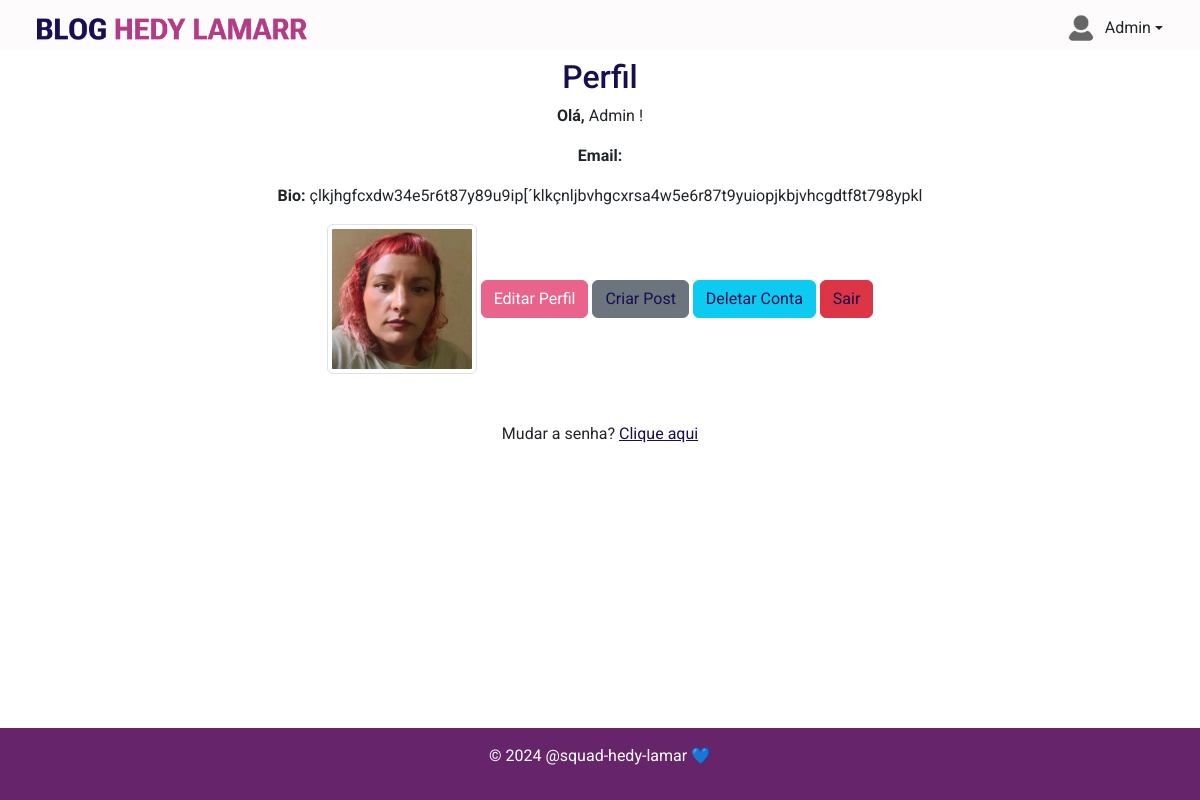
The app's page /profile/ (signed in) with its own data.
### blog/models.py (models this page shows, shortened)
class Profile(models.Model):
  user = models.OneToOneField(settings.AUTH_USER_MODEL, on_delete=models.CASCADE)
  bio = models.TextField()
  profile_pic = models.ImageField(upload_to="profile_pics/", null=True, blank=True)
  created_at = models.DateTimeField(auto_now_add=True)
  updated_at = models.DateTimeField(auto_now=True)

### blog/views.py (the view)
# urls.py: path('profile/', views.profile, name='profile'),
@login_required
def profile(request):
    profile = get_object_or_404(Profile, user=request.user)
    return render(request, 'users/profile.html', {'profile': profile})

### blog/templates/users/profile.html (shortened to what this page needs)
{% extends 'base.html' %}
{% load static %}
{% block content %}
<div class="container">
    <h2>Perfil</h2>
    <p><strong>Olá, </strong> {{ profile.user.username }} !</p>
    <p><strong>Email:</strong> {{ profile.user.email }}</p>
    <p><strong>Bio:</strong> {{ profile.bio }}</p>
    {% if profile.profile_pic %}
        <img src="{{ profile.profile_pic.url }}" alt="Foto de Perfil" class="img-thumbnail"
        style="width: 150px; height: 150px;">
    {% else %}
        <p>Sem foto de perfil</p>
    {% endif %}
    <a href="{% url 'edit_profile' %}" class="btn btn-primary">Editar Perfil</a>
    <a href="{% url 'create_post' %}" class="btn btn-secondary">Criar Post</a>
    <a href="{% url 'delete_user' %}" class="btn btn-info">Deletar Conta</a>
    <a href="{% url 'logout' %}" class="btn btn-danger">Sair</a>
</div>
<div class="container my-5"> Mudar a senha? <a href="{% url 'change_password' %}">Clique aqui</a></div>
{% endblock %}

### blog/templates/base.html (shortened to what this page needs)
<!DOCTYPE html>
<html lang="en">
<head>
    {% load static %}
    <link rel="stylesheet" href="{% static 'css/bootstrap.min.css' %}">
    <link rel="stylesheet" href="https://maxcdn.bootstrapcdn.com/font-awesome/4.7.0/css/font-awesome.min.css">
    <link rel="stylesheet" href="{% static 'css/styles.css' %}">
    <link rel="stylesheet" href="{% static 'css/list.css' %}">
    <link rel="stylesheet" href="{% static 'css/details.css' %}">
</head>
<body class="d-flex flex-column min-vh-100">
    <nav class="navbar navbar-expand-lg border-body navbar-blog" data-bs-theme="light">
        <div class="container-fluid">
            <a class="navbar-brand" href="/">
                <img src="{% static 'img/logo.png' %}" alt="Logo" class="d-inline-block align-text-top logo">
            </a>
            <div class="collapse navbar-collapse" id="navbarColor01">
                {% if user.is_authenticated %}
                <div class="flex-shrink-0 dropdown mb-1 ms-2">
                    <a href="{% url 'profile' %}" class="d-flex align-items-center link-dark text-decoration-none dropdown-toggle" data-bs-toggle="dropdown" aria-expanded="false">
                        <img src="{% static 'img/avatar.png' %}" alt="mdo" width="32" height="32" class="rounded-circle me-2">
                        <span>{{ user.username }}</span>
                    </a>
                </div>
                {% endif %}
            </div>
        </div>
    </nav>
    <header class="text-center">
    </header>
    <main class="flex-fill text-center">
        <div class="container mx-auto">
            {% block content %}
            {% endblock %}
        </div>
    </main>
    <footer class="bg-custom-purple purple text-center py-3 mt-5">
        <p style="color: #fff;">&copy; 2024 @squad-hedy-lamar 💙</p>
    </footer>
</body>
</html>

### static/css/styles.css (style rules this page uses)
body { font-family: 'Roboto', sans-serif; }
.navbar-blog { background-color: #FDFBFB !important; border-color: #66256B; padding: 10px 25px 0px 25px; }
.purple { background-color: #66256B; }
.logo { width: 270px; height: 22px; }
a, h1, h2, h3, h4, h5, h6 { color: #190E4F !important; }

### records on screen
Profile: user.username "Admin", bio "çlkjhgfcxdw34e5r6t87y89u9ip[´klkçnljbvhgcxrsa4w5e6r87t9yuiopjkbjvhcgdtf8t798ypkl", profile_pic (picture)

### other values on screen
{{ user.username }} "Admin"
